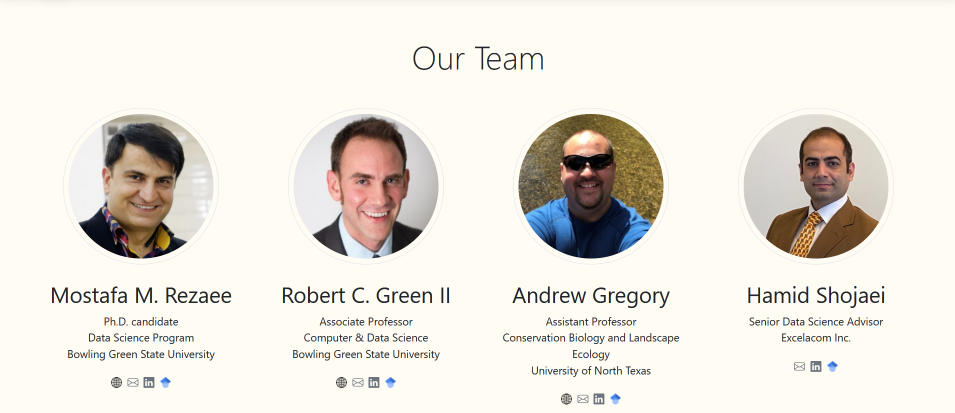
#> input picture images/Our-Team.png, 1910 x 825 px (shown at 1/2 size)
$ python extract_images.py
#> lines starting #> are read from the running program, lines starting #| are printed output that depends on the picture
import os
from PIL import Image

# Ensure the output directory exists
os.makedirs("src/assets/images/team", exist_ok=True)

# Load the source image
source_image = Image.open("images/Our-Team.png")
#> source_image is the input picture: PIL image 1910x825 RGBA; mean R, G, B, A 233.7, 228.9, 220.8, 255

# Define the coordinates for each profile image (left, top, right, bottom)
# These are approximate values based on the reference image
profiles = {
    "mostafa-rezaee.jpg": (130, 306, 310, 486),
    "robert-green.jpg": (510, 306, 690, 486),
    "andrew-gregory.jpg": (865, 306, 1045, 486),
    "hamid-shojaei.jpg": (1220, 306, 1400, 486)
}

# Extract and save each profile image
for filename, coords in profiles.items():
    profile = source_image.crop(coords)

    # Resize to 300x300
    profile = profile.resize((300, 300), Image.LANCZOS)

    # Save the image
    output_path = os.path.join("src/assets/images/team", filename)
    profile.save(output_path, quality=90, optimize=True)

    print(f"Extracted and saved: {output_path}")
#> this loop made 4 passes
#> pass 1, `profile = source_image.crop(coords)`:
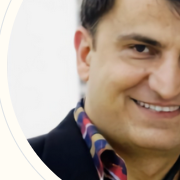
#> profile: PIL image 180x180 RGBA; mean R, G, B, A 174.6, 158.1, 145.5, 255
#> pass 2, `profile = source_image.crop(coords)`:
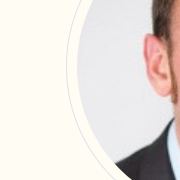
#> profile: PIL image 180x180 RGBA; mean R, G, B, A 230.1, 223.3, 219.1, 255
#> after the loop:
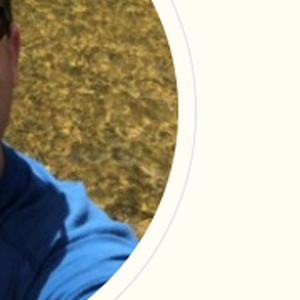
#> profile: PIL image 300x300 RGBA; mean R, G, B, A 175.6, 172.1, 156.8, 255

print("All profile images have been extracted and saved.")
